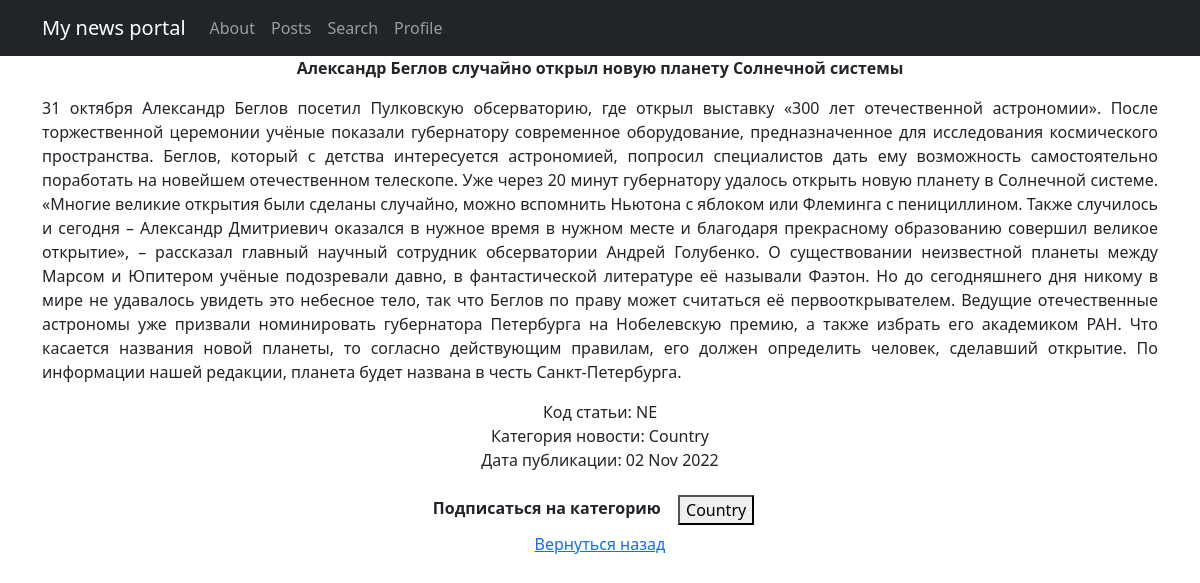
/posts/53 (signed in), run on the app's committed database.
### news/models.py (models this page shows, shortened)
class Post(models.Model):
    NEWS = 'NE'
    ARTICLE = 'AR'
    CHOICES = [
        (NEWS, 'Новость'),
        (ARTICLE, 'Статья')
    ]
    postAuthor = models.ForeignKey(Author, on_delete=models.CASCADE)
    categoryChoice = models.CharField(max_length=2,
                                      choices=CHOICES,
                                      default=NEWS)
    date = models.DateTimeField(auto_now_add=True)
    Category = models.ManyToManyField(Category, related_name='posts', through='PostCategory', verbose_name='Категория')
    title = models.CharField(max_length=150)
    text = models.TextField()
    rating = models.IntegerField(default=0)

class Category(models.Model):
    categoryName = models.CharField(max_length=150, unique=True)
    subscribers = models.ManyToManyField(User, through='CategorySubscribers', blank=True)
    def __str__(self):
        return f'{self.categoryName}'

### news/views.py (the view)
# urls.py: path('<int:pk>', cache_page(60*5)(PostDetail.as_view()), name='post_detail'),
class PostDetail(DetailView):
    model = Post
    template_name = 'post.html'
    context_object_name = 'post'
    queryset = Post.objects.all()
    def get_context_data(self, **kwargs):
        context = super().get_context_data(**kwargs)
        for category in self.get_object().Category.all():
                context['is_subscribe'] = self.request.user.category_set.filter(pk=category.pk).exists()
        return context

### news/templatetags/custom_filters.py (called while the page is built)
@register.filter()
def censor(in_text):
   for word in in_text.split():
      if word.lower() in F_WORDS:
         in_text = in_text.replace(
            word,
            f'{word[0]}{"*" * (len(word) - 1)}'
         )
   return in_text

### templates/post.html (shortened to what this page needs)
{% extends 'flatpages/default.html' %}
{% load custom_filters %}
{% load cache %}
{% cache 30 content %}
{% block content %}
<p><strong>{{ post.title|censor }}</strong></p>
<p style="text-align: justify;">{{ post.text|censor }}</p>
Код статьи: {{ post.categoryChoice }}<br>
Категория новости: {% for category in post.Category.all %}
{{category}}
{% endfor %}
<p>Дата публикации: {{ post.date|date:'d M Y' }}</p>
{% if not is_subscribe %}
<b>Подписаться на категорию</b>
    {% for category in post.Category.all %}
        <a class="btn" href="add_subscribe/{{ category.id }}"><button type="submit"  name="pk" >{{category}}</button></a>
    {% endfor %}
{% else %}
<b>Отписаться от категории</b>
    {% for category in post.Category.all %}
        <a class="btn" href="del_subscribe/{{ category.id }}"><button type="submit"  name="pk" >{{category}}</button></a>
    {% endfor %}
{% endif %}
<p><a href="http://127.0.0.1:8000/posts/">Вернуться назад</a></p>
{% endblock content %}
{% endcache %}

### data on the page
Post: title|censor "Александр Беглов случайно открыл новую планету Солнечной системы", text|censor "31 октября Александр Беглов посетил Пулковскую обсерваторию, где открыл выставку «300 лет отечественной астрономии». После торжественной церемонии учёные показали губернатору современное оборудование, предназначенное для исследования космического пространства. Беглов, который с детства интересуется астрономией, попросил специалистов дать ему возможность самостоятельно поработать на новейшем отечественном телескопе. Уже через 20 минут губернатору удалось открыть новую планету в Солнечной системе. «Многие великие открытия были сделаны случайно, можно вспомнить Ньютона с яблоком или Флеминга с пенициллином. Также случилось и сегодня – Александр Дмитриевич оказался в нужное время в нужном месте…", categoryChoice "NE", date "02 Nov 2022"
Category: categoryName "Country"
